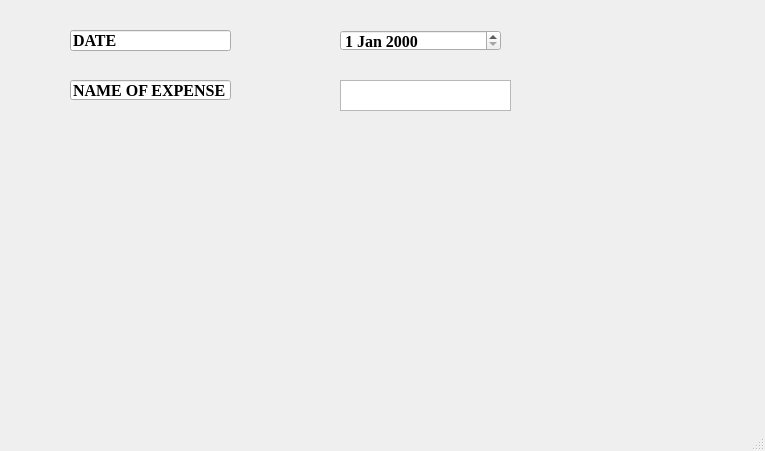
<?xml version="1.0" encoding="UTF-8"?>
<ui version="4.0">
 <class>MainWindow</class>
 <widget class="QMainWindow" name="MainWindow">
  <property name="geometry">
   <rect>
    <x>0</x>
    <y>0</y>
    <width>765</width>
    <height>451</height>
   </rect>
  </property>
  <property name="windowTitle">
   <string>MainWindow</string>
  </property>
  <widget class="QWidget" name="centralwidget">
   <widget class="QLineEdit" name="lineEdit">
    <property name="geometry">
     <rect>
      <x>70</x>
      <y>30</y>
      <width>161</width>
      <height>21</height>
     </rect>
    </property>
    <property name="font">
     <font>
      <family>Times New Roman</family>
      <pointsize>12</pointsize>
      <weight>75</weight>
      <bold>true</bold>
     </font>
    </property>
    <property name="text">
     <string>DATE</string>
    </property>
   </widget>
   <widget class="QDateEdit" name="dateEdit">
    <property name="geometry">
     <rect>
      <x>340</x>
      <y>30</y>
      <width>161</width>
      <height>21</height>
     </rect>
    </property>
    <property name="font">
     <font>
      <family>Times New Roman</family>
      <pointsize>12</pointsize>
      <weight>75</weight>
      <bold>true</bold>
     </font>
    </property>
   </widget>
   <widget class="QLineEdit" name="lineEdit_2">
    <property name="geometry">
     <rect>
      <x>70</x>
      <y>80</y>
      <width>161</width>
      <height>20</height>
     </rect>
    </property>
    <property name="font">
     <font>
      <family>Times New Roman</family>
      <pointsize>12</pointsize>
      <weight>75</weight>
      <bold>true</bold>
     </font>
    </property>
    <property name="text">
     <string>NAME OF EXPENSE</string>
    </property>
   </widget>
   <widget class="QPlainTextEdit" name="plainTextEdit">
    <property name="geometry">
     <rect>
      <x>340</x>
      <y>80</y>
      <width>171</width>
      <height>31</height>
     </rect>
    </property>
   </widget>
  </widget>
  <widget class="QMenuBar" name="menubar">
   <property name="geometry">
    <rect>
     <x>0</x>
     <y>0</y>
     <width>765</width>
     <height>21</height>
    </rect>
   </property>
  </widget>
  <widget class="QStatusBar" name="statusbar"/>
 </widget>
 <resources/>
 <connections/>
</ui>
